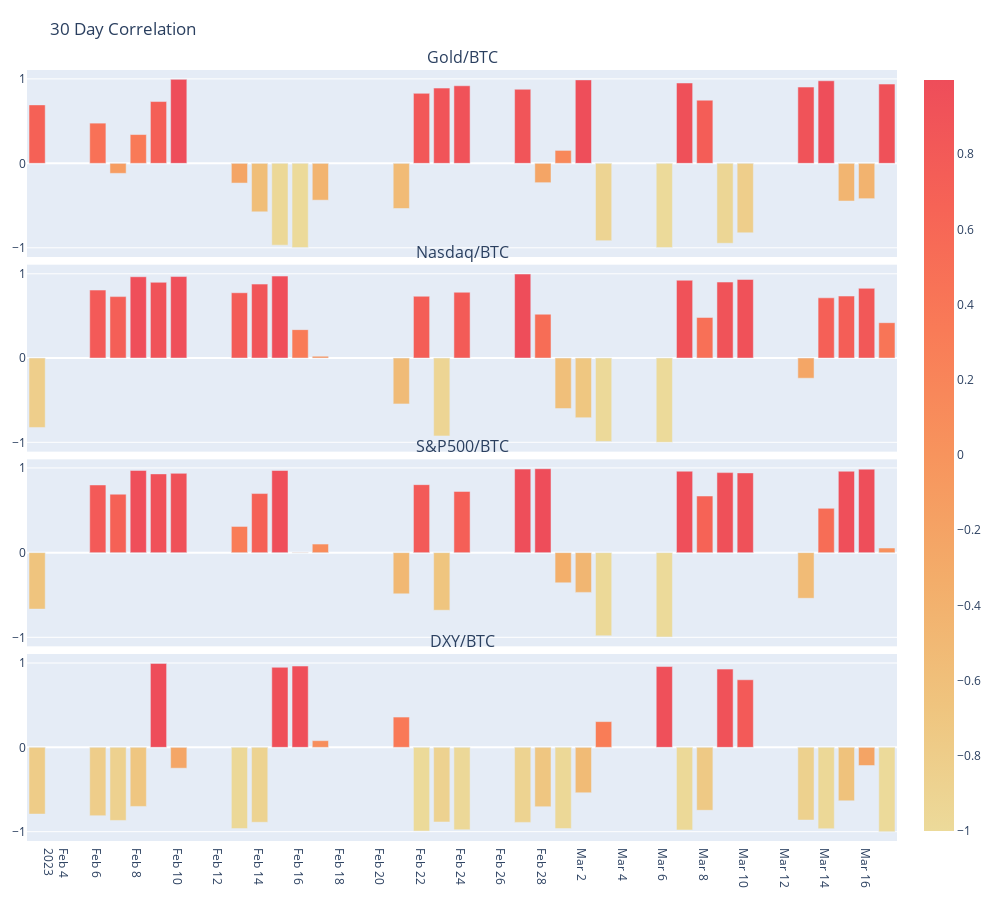

This figure's notebook cell:
### Code cell
from plotly.subplots import make_subplots
import plotly.graph_objects as go
merge=merge.tail(30)
fig = make_subplots(
    rows=4, cols=1,start_cell="bottom-left",shared_xaxes=True, vertical_spacing=0.01, row_heights=[0.04, 0.04,0.04,0.04],
    subplot_titles=("DXY/BTC", "S&P500/BTC", "Nasdaq/BTC", "Gold/BTC"))

fig.add_trace(go.Bar(x=merge['Date'], y=merge['DXY/BTC'],
                    marker=dict(color=merge['DXY/BTC'], coloraxis="coloraxis")),
              1, 1)
fig.add_trace(go.Bar(x=merge['Date'], y=merge['S&P500/BTC'],
                    marker=dict(color=merge['S&P500/BTC'], coloraxis="coloraxis")),
              2, 1)

fig.add_trace(go.Bar(x=merge['Date'], y=merge['Nasdaq/BTC'],
                    marker=dict(color=merge['Nasdaq/BTC'], coloraxis="coloraxis")),
              3, 1)

fig.add_trace(go.Bar(x=merge['Date'], y=merge['Gold/BTC'],
                    marker=dict(color=merge['Gold/BTC'], coloraxis="coloraxis")),
              4, 1)
fig.update_layout(
    margin=dict(l=20, r=20, t=70, b=20),
)
fig.update_layout(coloraxis=dict(colorscale='Oryel'), showlegend=False)
fig.update_yaxes(nticks=3)
fig.update_xaxes(nticks=25)
fig.update_layout(height=900, width=1000, title_text="30 Day Correlation")
fig.show()

fig.write_html("../static/corr.html")
